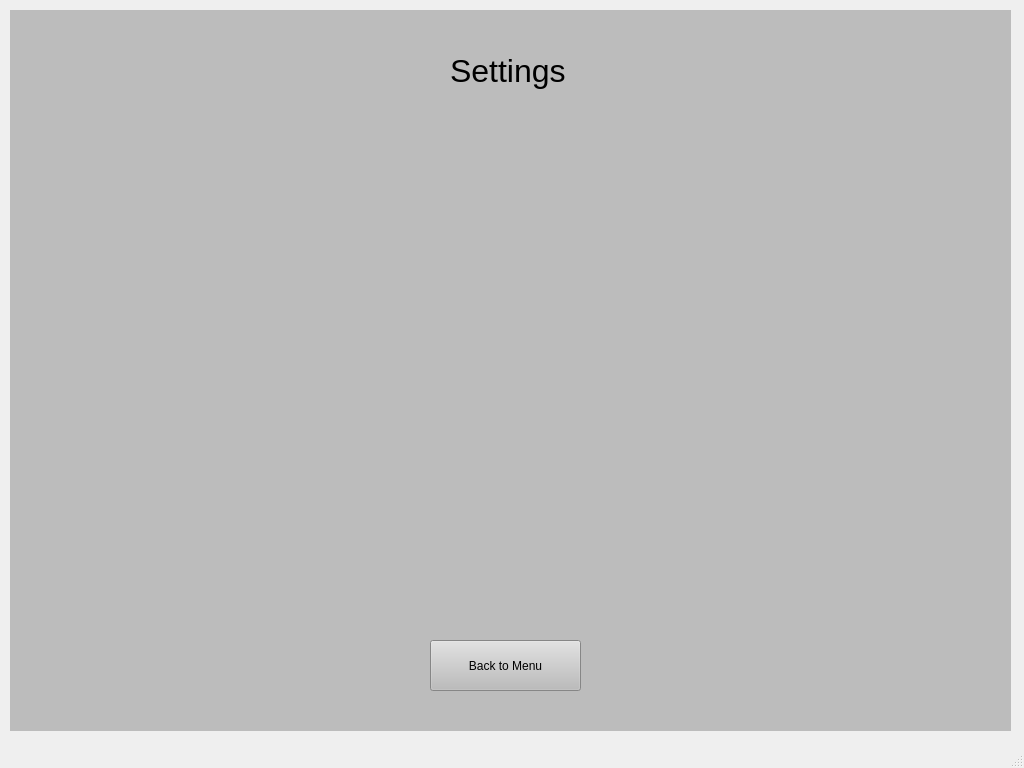
<?xml version="1.0" encoding="UTF-8"?>
<ui version="4.0">
 <class>MainWindow</class>
 <widget class="QMainWindow" name="MainWindow">
  <property name="geometry">
   <rect>
    <x>0</x>
    <y>0</y>
    <width>1024</width>
    <height>768</height>
   </rect>
  </property>
  <property name="windowTitle">
   <string>Craftsman Effectiveness Detection</string>
  </property>
  <widget class="QWidget" name="centralwidget">
   <widget class="QStackedWidget" name="stackedWidget">
    <property name="geometry">
     <rect>
      <x>10</x>
      <y>10</y>
      <width>1001</width>
      <height>721</height>
     </rect>
    </property>
    <property name="styleSheet">
     <string notr="true">background-color: rgb(188, 188, 188);</string>
    </property>
    <property name="currentIndex">
     <number>1</number>
    </property>
    <widget class="QWidget" name="page">
     <widget class="QLabel" name="label">
      <property name="geometry">
       <rect>
        <x>200</x>
        <y>70</y>
        <width>640</width>
        <height>480</height>
       </rect>
      </property>
      <property name="styleSheet">
       <string notr="true">background-color: rgb(47, 47, 47);</string>
      </property>
      <property name="text">
       <string/>
      </property>
     </widget>
     <widget class="QPushButton" name="pushButton">
      <property name="geometry">
       <rect>
        <x>250</x>
        <y>590</y>
        <width>151</width>
        <height>61</height>
       </rect>
      </property>
      <property name="text">
       <string>Open Camera</string>
      </property>
     </widget>
     <widget class="QPushButton" name="pushButton_2">
      <property name="geometry">
       <rect>
        <x>440</x>
        <y>590</y>
        <width>151</width>
        <height>61</height>
       </rect>
      </property>
      <property name="text">
       <string>Close Camera</string>
      </property>
     </widget>
     <widget class="QPushButton" name="pushButton_3">
      <property name="geometry">
       <rect>
        <x>640</x>
        <y>590</y>
        <width>151</width>
        <height>61</height>
       </rect>
      </property>
      <property name="text">
       <string>Settings</string>
      </property>
     </widget>
    </widget>
    <widget class="QWidget" name="page_2">
     <widget class="QLabel" name="label_2">
      <property name="geometry">
       <rect>
        <x>440</x>
        <y>40</y>
        <width>121</width>
        <height>41</height>
       </rect>
      </property>
      <property name="font">
       <font>
        <pointsize>24</pointsize>
       </font>
      </property>
      <property name="text">
       <string>Settings</string>
      </property>
     </widget>
     <widget class="QPushButton" name="pushButton_4">
      <property name="geometry">
       <rect>
        <x>420</x>
        <y>630</y>
        <width>151</width>
        <height>51</height>
       </rect>
      </property>
      <property name="text">
       <string>Back to Menu</string>
      </property>
     </widget>
    </widget>
   </widget>
  </widget>
  <widget class="QStatusBar" name="statusbar"/>
 </widget>
 <resources/>
 <connections/>
</ui>
